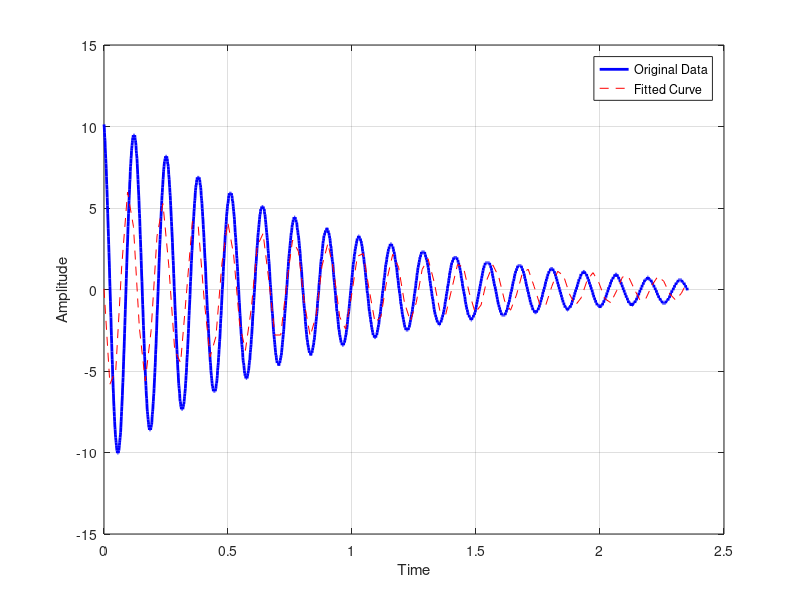

This figure's MATLAB source:
%
% By Alexandros Panagiotakopoulos - alexandrospanag.github.io
%

D = load('Stashu Kozlowski DHM.mat');                                           % File Attached
x = D.x*500;
y = D.y*8;
y = detrend(y);                                                                 % Remove Linear Trend
yu = max(y);
yl = min(y);
yr = (yu-yl);                                                                   % Range of ‘y’
yz = y-yu+(yr/2);
zci = @(v) find(v(:).*circshift(v(:), [-1 0]) <= 0);                            % Returns Approximate Zero-Crossing Indices Of Argument Vector
zt = x(zci(y));
per = 2*mean(diff(zt));                                                         % Estimate period
ym = mean(y);                                                                   % Estimate offset
fit = @(b,x)  b(1) .* exp(b(2).*x) .* (sin(2*pi*x./b(3) + 2*pi/b(4))) + b(5);   % Objective Function to fit
fcn = @(b) norm(fit(b,x) - y);                                                  % Least-Squares cost function
[s,nmrs] = fminsearch(fcn, [yr; -10;  per;  -1;  ym])                           % Minimise Least-Squares
xp = linspace(min(x),max(x), 100);
figure
plot(x,y,'b', 'LineWidth',2)
hold on
plot(xp,fit(s,xp), '--r')
hold off
grid
xlabel('Time')
ylabel('Amplitude')
legend('Original Data',  'Fitted Curve')
